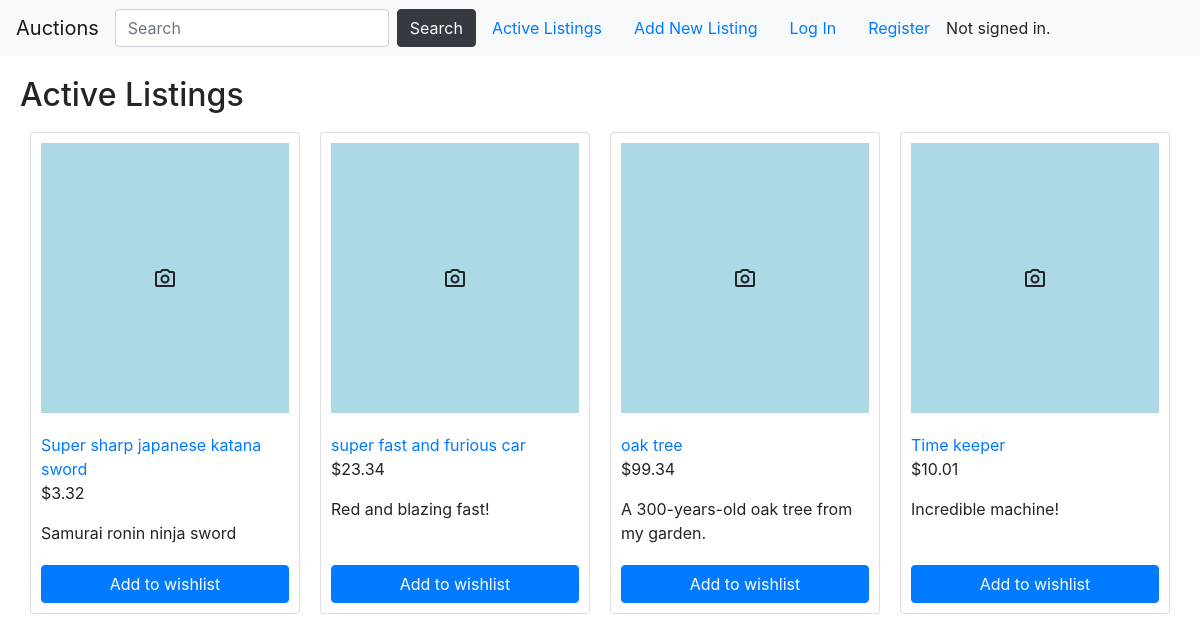
The app's page /, older data.
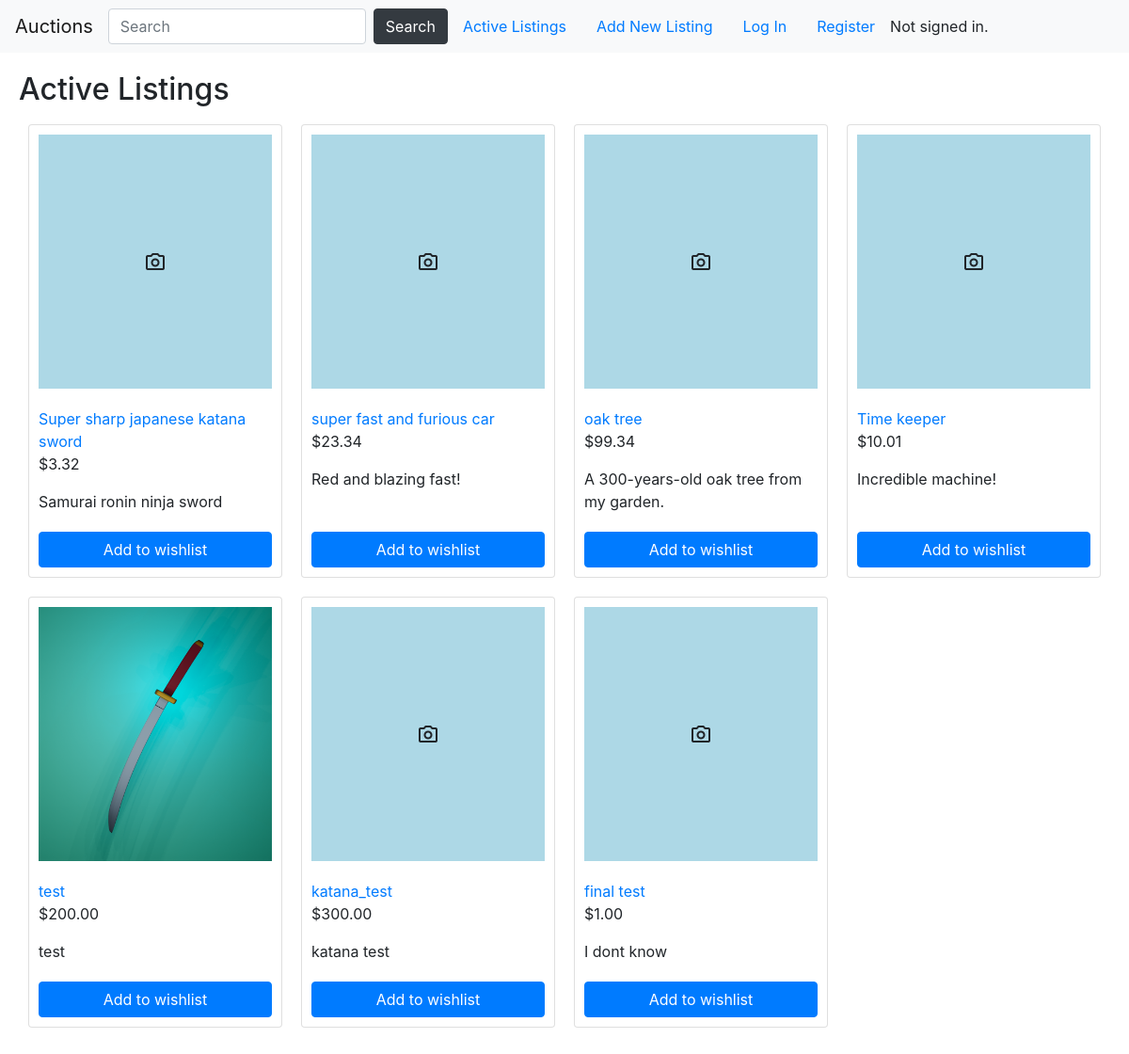
The same page, newer data.
### auctions/models.py (models this page shows)
class Listing(models.Model):
    title = models.CharField(max_length=200)
    category = models.CharField(max_length=200)
    description = models.CharField(max_length=500)
    price = models.DecimalField(max_digits=8, decimal_places=2)
    start_date = models.DateField(auto_now_add=True, editable=False)
    end_date = models.DateField(null=True, blank=True)
    item_image = models.ImageField(upload_to ='uploads/', null=True, blank=True)
    def __str__(self):
        return self.title

### auctions/views.py (the view)
# urls.py: path("", views.index, name="index"),
def index(request):
    return render(request, "auctions/index.html",{
    "listings": Listing.objects.all()
    })

### auctions/templates/auctions/index.html (shortened to what this page needs)
{% extends "auctions/layout.html" %}
{% block body %}
    <h2>Active Listings</h2>
    <div class="listings_container">
        {% for listing in listings %}
            <div class="card" style="width: 270px; margin: 10px; padding:10px">
                <div class="listings_thumbnail_div">
                {% if listing.item_image %}
                    <img class="listings_thumbnail" src="{{ listing.item_image.url }}" alt="Card image cap">
                {% else %}
                <span class="material-symbols-outlined">
                    </span>
                {% endif %}
                </div>
                <div class="card-body" style="padding: 1.25rem 0;">
                    <a href="/listings/{{ listing.id }}" class="card-title">{{ listing }}</a>
                    <p>${{ listing.price }}</p>
                    <p class="card-text">{{ listing.description }}</p>
                </div>
                <a href="#" class="btn btn-primary" style="position:relative;bottom:0px;">Add to wishlist</a>
            </div>
        {% empty %}
            <p>No listings available</p>
        {% endfor %}
    </div>
{% endblock %}

Row changes from the older to the newer data that the page shows:
added Listing: item_image (picture), title "test", price "200.00", description "test"
added Listing: title "katana_test", price "300.00", description "katana test"
added Listing: title "final test", price "1.00", description "I dont know"
